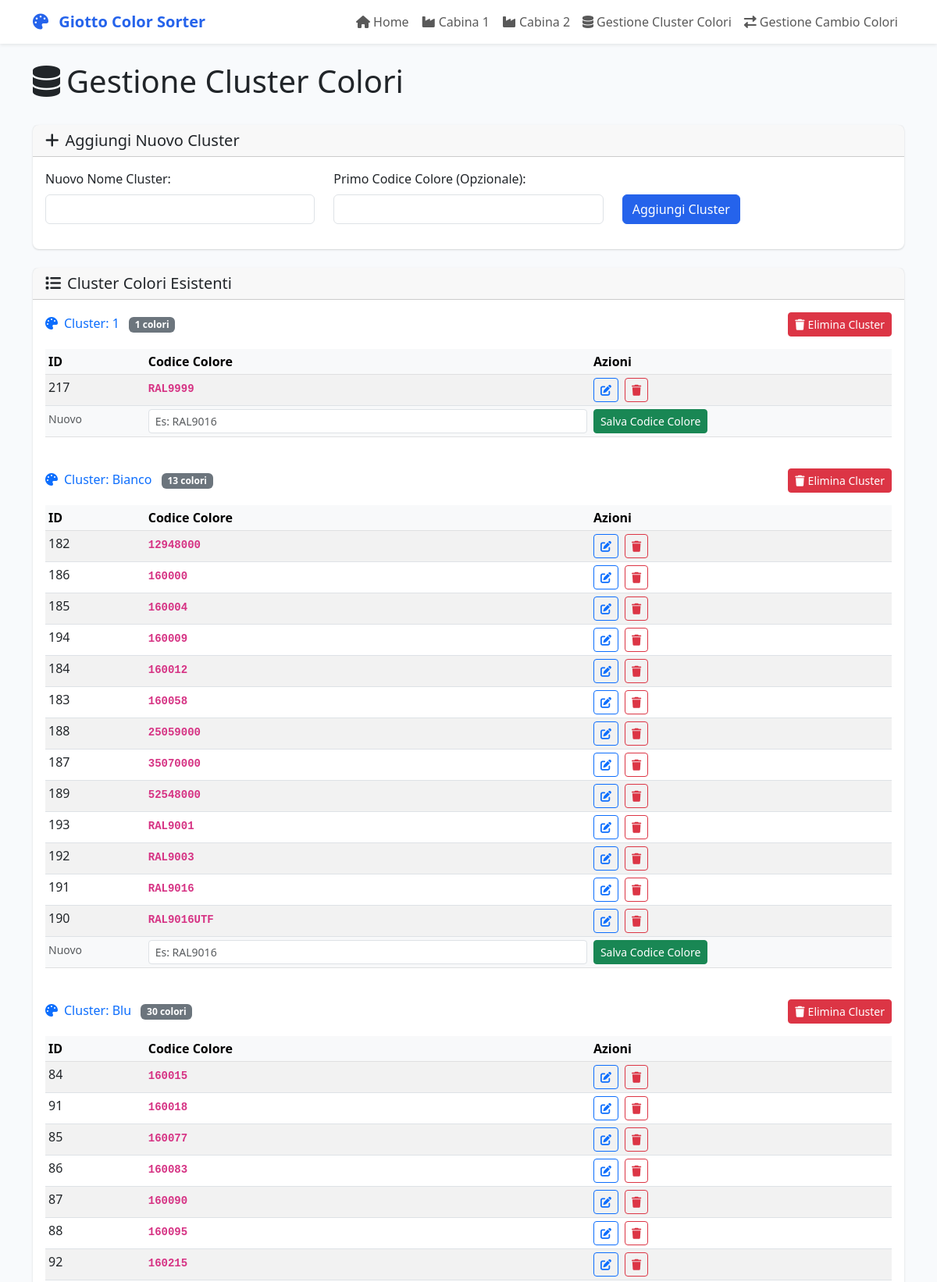
The app's page /manage/cluster_colori (upper part) with its own data.
### tables this page shows
CREATE TABLE cluster_colori (
        id INTEGER PRIMARY KEY,
        cluster TEXT NOT NULL,
        color_code TEXT NOT NULL,
        UNIQUE(cluster, color_code)
    );

### frontend/app/main.py (the view, shortened to what this page needs)
@app.route('/manage/cluster_colori', methods=['GET', 'POST'])
def manage_cluster_colori():
    new_cluster_form = NewClusterForm(prefix="new_cluster")
    grouped_mappings = get_all_cluster_colori_grouped()
    return render_template('manage_cluster_colori.html',
                           grouped_mappings=grouped_mappings,
                           new_cluster_form=new_cluster_form,
                           add_row_form_template=ClusterColoriRowForm())

### frontend/app/forms.py
class NewClusterForm(CSRFDisabledForm):
    cluster_name = StringField('Nuovo Nome Cluster:', validators=[DataRequired()])
    color_code = StringField('Primo Codice Colore (Opzionale):', validators=[Optional()])
    submit = SubmitField('Aggiungi Cluster')

class ClusterColoriRowForm(CSRFDisabledForm):
    cluster_name = HiddenField() # Usato per sapere a quale gruppo aggiungere
    color_code = StringField('Codice Colore:', validators=[DataRequired()])
    submit = SubmitField('Salva Codice Colore')

### frontend/app/main.py (called while the page is built)
def connect_to_db(db_path: str = DATABASE_PATH) -> Optional[sqlite3.Connection]:
    logger.debug(f"Tentativo di connessione al database: {db_path}")
    try:
        conn = sqlite3.connect(db_path)
        conn.row_factory = sqlite3.Row
        cursor = conn.cursor()
        cursor.execute("SELECT name FROM sqlite_master WHERE type='table';")
        tables = cursor.fetchall()
        logger.debug(f"Tabelle trovate nel database: {[table[0] for table in tables]}")
        return conn
    except sqlite3.Error as e:
        logger.error(f"Errore di connessione al database {db_path}: {e}")
        return None

### frontend/app/templates/manage_cluster_colori.html (shortened to what this page needs)
{% extends "base.html" %}
{% block content %}
<div class="container">
    <div class="row">
        <div class="col-12">
            <div class="d-flex justify-content-between align-items-center mb-4">
                <h1><i class="fas fa-database me-2"></i>Gestione Cluster Colori</h1>
            </div>
        </div>
    </div>
    <div class="row mb-4">
        <div class="col-12">
            <div class="card">
                <div class="card-header">
                    <h5 class="card-title mb-0">
                        <i class="fas fa-plus me-2"></i>Aggiungi Nuovo Cluster
                    </h5>
                </div>
                <div class="card-body">
                    <form method="POST" action="{{ url_for('manage_cluster_colori') }}">
                        <div class="row">
                            <div class="col-md-4">
                                <div class="mb-3">
                                    {{ new_cluster_form.cluster_name.label(class="form-label") }}
                                    {{ new_cluster_form.cluster_name(class="form-control") }}
                                </div>
                            </div>
                            <div class="col-md-4">
                                <div class="mb-3">
                                    {{ new_cluster_form.color_code.label(class="form-label") }}
                                    {{ new_cluster_form.color_code(class="form-control") }}
                                </div>
                            </div>
                            <div class="col-md-4">
                                <div class="mb-3">
                                    <label class="form-label">&nbsp;</label>
                                    <div>
                                        {{ new_cluster_form.submit(class="btn btn-primary") }}
                                    </div>
                                </div>
                            </div>
                        </div>
                    </form>
                </div>
            </div>
        </div>
    </div>
    <div class="row">
        <div class="col-12">
            <div class="card">
                <div class="card-header">
                    <h5 class="card-title mb-0">
                        <i class="fas fa-list me-2"></i>Cluster Colori Esistenti
                    </h5>
                </div>
                <div class="card-body">
                    {% if grouped_mappings %}
                        {% for cluster_name, colors in grouped_mappings.items() %}
                        <div class="mb-4">
                            <div class="d-flex justify-content-between align-items-center mb-3">
                                <h6 class="text-primary mb-0">
                                    <i class="fas fa-palette me-2"></i>Cluster: {{ cluster_name }}
                                    <span class="badge bg-secondary ms-2">{{ colors|length }} colori</span>
                                </h6>
                                <form method="POST" action="{{ url_for('delete_cluster_route', cluster_name=cluster_name) }}" style="display: inline;">
                                    <button type="submit" class="btn btn-sm btn-danger"
                                            onclick="return confirm('ATTENZIONE! Sei sicuro di voler eliminare COMPLETAMENTE il cluster \'{{ cluster_name }}\'?\n\nQuesta operazione eliminerà:\n- Tutti i codici colore del cluster\n- Tutte le regole di transizione verso questo cluster\n- Tutte le regole di transizione da questo cluster\n\nL\'operazione NON può essere annullata!')"
                                            title="Elimina tutto il cluster">
                                        <i class="fas fa-trash me-1"></i>Elimina Cluster
                                    </button>
                                </form>
                            </div>
                            <div class="table-responsive">
                                <table class="table table-sm table-striped">
                                    <thead class="table-light">
                                        <tr>
                                            <th>ID</th>
                                            <th>Codice Colore</th>
                                            <th>Azioni</th>
                                        </tr>
                                    </thead>
                                    <tbody>
                                        {% for color in colors %}
                                        <tr>
                                            <td>{{ color.id }}</td>
                                            <td>
                                                <code class="color-code">{{ color.color_code }}</code>
                                            </td>
                                            <td>
                                                <a href="{{ url_for('edit_cluster_colori_row', row_id=color.id) }}" class="btn btn-sm btn-outline-primary me-1" title="Modifica">
                                                    <i class="fas fa-edit"></i>
                                                </a>
                                                <form method="POST" action="{{ url_for('delete_cluster_colori_row_route', row_id=color.id) }}" style="display: inline;">
                                                    <button type="submit" class="btn btn-sm btn-outline-danger"
                                                            onclick="return confirm('Sei sicuro di voler eliminare questo codice colore?')" title="Elimina">
                                                        <i class="fas fa-trash"></i>
                                                    </button>
                                                </form>
                                            </td>
                                        </tr>
                                        {% endfor %}
                                        <tr class="table-light">
                                            <form method="POST" action="{{ url_for('add_cluster_colori_row_route', cluster_name=cluster_name) }}">
                                                <td><small class="text-muted">Nuovo</small></td>
                                                <td>
                                                    {{ add_row_form_template.color_code(class="form-control form-control-sm", placeholder="Es: RAL9016") }}
                                                </td>
                                                <td>
                                                    {{ add_row_form_template.submit(class="btn btn-sm btn-success") }}
                                                </td>
                                            </form>
                                        </tr>
                                    </tbody>
                                </table>
                            </div>
                        </div>
                        {% endfor %}
                    {% else %}
                        <div class="text-center py-4">
                            <i class="fas fa-database fa-3x text-muted mb-3"></i>
                            <p class="text-muted">Nessun cluster colore trovato. Aggiungi il primo cluster utilizzando il form sopra.</p>
                        </div>
                    {% endif %}
                </div>
            </div>
        </div>
    </div>
</div>
{% endblock %}

### frontend/app/templates/base.html (style rules this page uses)
:root { --primary-color: #2563eb; --secondary-color: #64748b; --success-color: #10b981; --warning-color: #f59e0b; --danger-color: #ef4444; }
body { background-color: #f8fafc; font-family: 'Segoe UI', Tahoma, Geneva, Verdana, sans-serif; }
.card { border: none; box-shadow: 0 1px 3px 0 rgba(0, 0, 0, 0.1), 0 1px 2px 0 rgba(0, 0, 0, 0.06); border-radius: 0.5rem; }
.btn-primary { background-color: var(--primary-color); border-color: var(--primary-color); }
.color-code { font-family: 'Courier New', monospace; font-weight: 600; }

### frontend/app/templates/manage_cluster_colori.html (style rules this page uses)
.color-code { font-family: 'Courier New', monospace; font-weight: 600; }

### records on screen
cluster_colori: id "217", color_code "RAL9999"
cluster_colori: cluster "Bianco", colors "13", id "182", color_code "12948000"
cluster_colori: id "186", color_code "160000"
cluster_colori: id "185", color_code "160004"
cluster_colori: id "194", color_code "160009"
cluster_colori: id "184", color_code "160012"
cluster_colori: id "183", color_code "160058"
cluster_colori: id "188", color_code "25059000"
cluster_colori: id "187", color_code "35070000"
cluster_colori: id "189", color_code "52548000"
cluster_colori: id "193", color_code "RAL9001"
cluster_colori: id "192", color_code "RAL9003"
cluster_colori: id "191", color_code "RAL9016"
cluster_colori: id "190", color_code "RAL9016UTF"
cluster_colori: cluster "Blu", colors "30", id "84", color_code "160015"
cluster_colori: id "91", color_code "160018"
cluster_colori: id "85", color_code "160077"
cluster_colori: id "86", color_code "160083"
cluster_colori: id "87", color_code "160090"
cluster_colori: id "88", color_code "160095"
cluster_colori: id "92", color_code "160215"

### other values on screen
{{ new_cluster_form.cluster_name.label(class="form-label") }} "Nuovo Nome Cluster:"
{{ new_cluster_form.color_code.label(class="form-label") }} "Primo Codice Colore (Opzionale):"
{{ cluster_name }} "1"
{{ colors|length }} "1"
